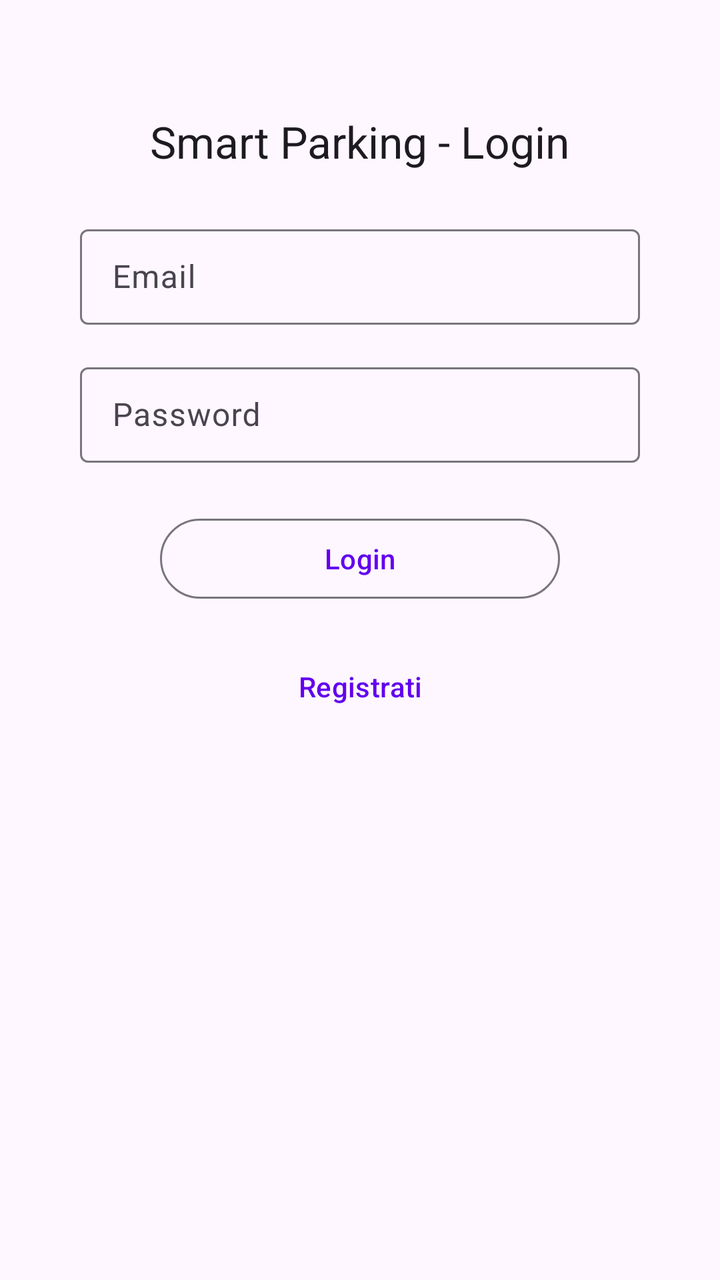
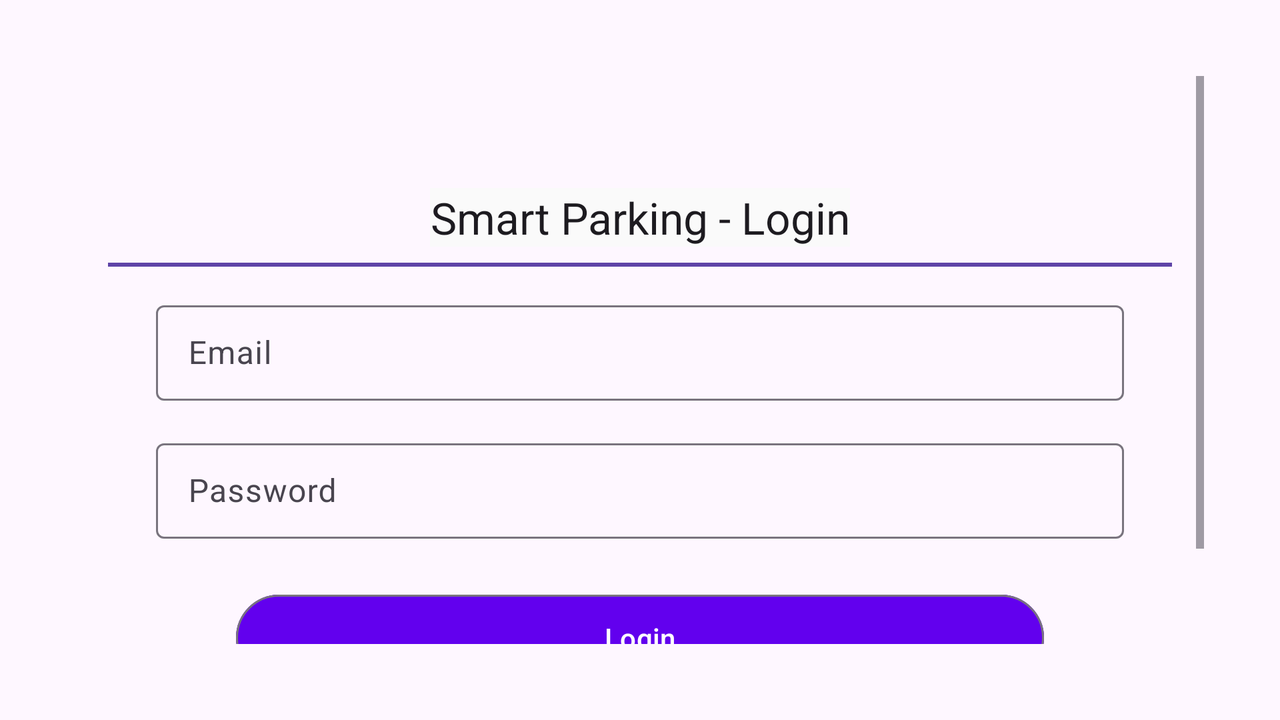

First picture: res/layout/ on a phone held upright. Second picture: the repository's own variant of that layout, on a device whose configuration matches the variant's folder. Source for both follows.
<!-- AndroidManifest.xml: application theme Theme.SmartParking -->
<!-- res/layout/activity_login.xml -->
<?xml version="1.0" encoding="utf-8"?>
<androidx.constraintlayout.widget.ConstraintLayout
        xmlns:android="http://schemas.android.com/apk/res/android"
        xmlns:app="http://schemas.android.com/apk/res-auto"
        android:layout_width="match_parent"
        android:layout_height="match_parent"
        android:padding="16dp">

    
    <com.google.android.material.textview.MaterialTextView
            android:id="@+id/titleLogin"
            android:layout_width="wrap_content"
            android:layout_height="wrap_content"
            android:text="Smart Parking - Login"
            android:textAppearance="@style/TextAppearance.Material3.TitleLarge"
            app:layout_constraintTop_toTopOf="parent"
            app:layout_constraintStart_toStartOf="parent"
            app:layout_constraintEnd_toEndOf="parent"
            android:layout_marginTop="40dp"/>

    
    <com.google.android.material.textfield.TextInputLayout
            android:id="@+id/emailField"
            android:layout_width="0dp"
            android:layout_height="wrap_content"
            android:hint="Email"
            style="@style/Widget.Material3.TextInputLayout.OutlinedBox.Dense"
            app:layout_constraintTop_toBottomOf="@id/titleLogin"
            app:layout_constraintStart_toStartOf="parent"
            app:layout_constraintEnd_toEndOf="parent"
            android:layout_marginTop="24dp"
            android:layout_marginHorizontal="24dp">

        <com.google.android.material.textfield.TextInputEditText
                android:id="@+id/editEmail"
                android:layout_width="match_parent"
                android:layout_height="wrap_content"
                android:inputType="textEmailAddress"/>
    </com.google.android.material.textfield.TextInputLayout>

    
    <com.google.android.material.textfield.TextInputLayout
            android:id="@+id/passwordField"
            android:layout_width="0dp"
            android:layout_height="wrap_content"
            android:hint="Password"
            style="@style/Widget.Material3.TextInputLayout.OutlinedBox.Dense"
            app:layout_constraintTop_toBottomOf="@id/emailField"
            app:layout_constraintStart_toStartOf="parent"
            app:layout_constraintEnd_toEndOf="parent"
            android:layout_marginTop="16dp"
            android:layout_marginHorizontal="24dp">

        <com.google.android.material.textfield.TextInputEditText
                android:id="@+id/editPassword"
                android:layout_width="match_parent"
                android:layout_height="wrap_content"
                android:inputType="textPassword" />
    </com.google.android.material.textfield.TextInputLayout>

    
    <com.google.android.material.button.MaterialButton
            android:id="@+id/loginButton"
            android:layout_width="0dp"
            android:layout_height="wrap_content"
            android:text="Login"
            style="@style/Widget.Material3.Button.OutlinedButton"
            app:layout_constraintTop_toBottomOf="@id/passwordField"
            app:layout_constraintStart_toStartOf="parent"
            app:layout_constraintEnd_toEndOf="parent"
            android:layout_marginTop="24dp"
            android:layout_marginHorizontal="64dp"/>

    
    <com.google.android.material.button.MaterialButton
            android:id="@+id/registerButton"
            android:layout_width="0dp"
            android:layout_height="wrap_content"
            android:text="Registrati"
            style="@style/Widget.Material3.Button.TextButton"
            app:layout_constraintTop_toBottomOf="@id/loginButton"
            app:layout_constraintStart_toStartOf="parent"
            app:layout_constraintEnd_toEndOf="parent"
            android:layout_marginTop="16dp"
            android:layout_marginHorizontal="64dp"/>

</androidx.constraintlayout.widget.ConstraintLayout>
<!-- resources referenced by this layout -->
<resources>
  <style name="Theme.SmartParking" parent="Theme.Material3.Light.NoActionBar">
          
          <item name="colorPrimary">@color/purple_500</item>
          <item name="colorSecondary">@color/teal_200</item>
          
          <item name="android:statusBarColor">@color/purple_500</item>
          
          <item name="android:navigationBarColor">@color/purple_500</item>
      </style>
  <color name="purple_500">#FF6200EE</color>
  <color name="teal_200">#FF03DAC5</color>
</resources>
<!-- res/layout-land/activity_login.xml (the author's variant of the layout above) -->
<!-- drawn on the phone turned sideways -->
<?xml version="1.0" encoding="utf-8"?>
<ScrollView
        xmlns:android="http://schemas.android.com/apk/res/android"
        xmlns:app="http://schemas.android.com/apk/res-auto"
        android:layout_width="match_parent"
        android:layout_height="wrap_content"
        android:fillViewport="true"
        android:padding="38dp">
    <androidx.constraintlayout.widget.ConstraintLayout
            android:layout_width="match_parent"
            android:layout_height="wrap_content"
            android:padding="16dp"
    >

        
        <com.google.android.material.textview.MaterialTextView
                android:id="@+id/titleLogin"
                android:layout_width="wrap_content"
                android:layout_height="wrap_content"
                android:text="Smart Parking - Login"
                android:layout_marginTop="40dp"
                android:textAppearance="@style/TextAppearance.Material3.TitleLarge"
                app:layout_constraintTop_toTopOf="parent"
                app:layout_constraintStart_toStartOf="parent"
                app:layout_constraintEnd_toEndOf="parent"
                android:gravity="center"
                android:background="#FAFAFA"/>

        <View
                android:id="@+id/lineBelowTitle"
                android:layout_width="0dp"
                android:layout_height="2dp"
                android:background="#5E44A7"
                app:layout_constraintTop_toBottomOf="@id/titleLogin"
                app:layout_constraintStart_toStartOf="parent"
                app:layout_constraintEnd_toEndOf="parent"
                android:layout_marginTop="8dp"/>

        
        <com.google.android.material.textfield.TextInputLayout
                android:id="@+id/emailField"
                android:layout_width="0dp"
                android:layout_height="wrap_content"
                android:hint="Email"
                style="@style/Widget.Material3.TextInputLayout.OutlinedBox.Dense"
                app:layout_constraintTop_toBottomOf="@id/titleLogin"
                app:layout_constraintStart_toStartOf="parent"
                app:layout_constraintEnd_toEndOf="parent"
                android:layout_marginTop="24dp"
                android:layout_marginHorizontal="24dp">

            <com.google.android.material.textfield.TextInputEditText
                    android:id="@+id/editEmail"
                    android:layout_width="match_parent"
                    android:layout_height="wrap_content"
                    android:inputType="textEmailAddress"/>
        </com.google.android.material.textfield.TextInputLayout>

        
        <com.google.android.material.textfield.TextInputLayout
                android:id="@+id/passwordField"
                android:layout_width="0dp"
                android:layout_height="wrap_content"
                android:hint="Password"
                style="@style/Widget.Material3.TextInputLayout.OutlinedBox.Dense"
                app:layout_constraintTop_toBottomOf="@id/emailField"
                app:layout_constraintStart_toStartOf="parent"
                app:layout_constraintEnd_toEndOf="parent"
                android:layout_marginTop="16dp"
                android:layout_marginHorizontal="24dp">

            <com.google.android.material.textfield.TextInputEditText
                    android:id="@+id/editPassword"
                    android:layout_width="match_parent"
                    android:layout_height="wrap_content"
                    android:inputType="textPassword" />
        </com.google.android.material.textfield.TextInputLayout>

        
        <com.google.android.material.button.MaterialButton
                android:id="@+id/loginButton"
                android:layout_width="0dp"
                android:layout_height="wrap_content"
                android:text="Login"
                style="@style/Widget.Material3.Button.OutlinedButton"
                app:layout_constraintTop_toBottomOf="@id/passwordField"
                app:layout_constraintStart_toStartOf="parent"
                app:layout_constraintEnd_toEndOf="parent"
                android:layout_marginTop="24dp"
                android:layout_marginHorizontal="64dp"
                android:padding="12dp"
                android:backgroundTint="@color/button_background_tint"
                android:textColor="@android:color/white"/>

        
        <com.google.android.material.button.MaterialButton
                android:id="@+id/registerButton"
                android:layout_width="0dp"
                android:layout_height="wrap_content"
                android:text="Registrati"
                style="@style/Widget.Material3.Button.OutlinedButton"
                app:layout_constraintTop_toBottomOf="@id/loginButton"
                app:layout_constraintStart_toStartOf="parent"
                app:layout_constraintEnd_toEndOf="parent"
                android:layout_marginTop="24dp"
                android:layout_marginHorizontal="64dp"/>

    </androidx.constraintlayout.widget.ConstraintLayout>
</ScrollView>
